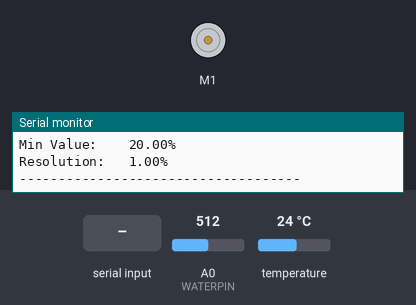
The sketch below on a simulated Arduino Uno, built with avr-gcc and run on an emulated ATmega328P. Shown: DC motor (green arrow = forward, orange = backward, longer = faster), the last lines printed to the serial monitor. Inputs (shaded band) come from the test bench; at power-on: A0 (WATERPIN) = 512, temperature 24 °C.

Above: at 1.6 s.
1.7 s: "m" received over Serial
At 1.85 s:
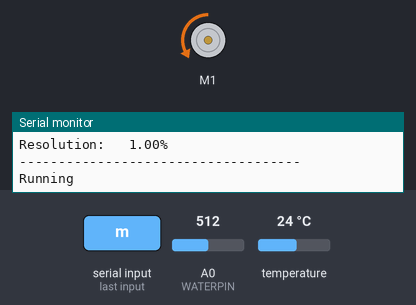
At 3.5 s:
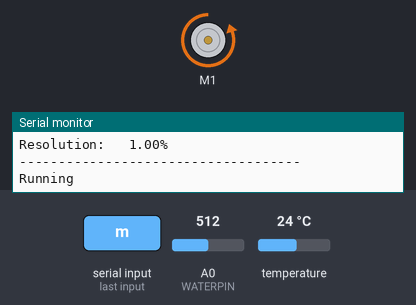
Timing chart, 0 to 9.2 s (numbered marks = the images above; inputs shaded):
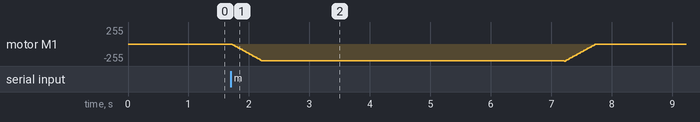

The sketch:

PlantBucket.ino
```cpp
// (licence header left out)
// Depends on the following Arduino libraries:
// - Adafruit Unified Sensor Library: https://github.com/adafruit/Adafruit_Sensor
// - DHT Sensor Library: https://github.com/adafruit/DHT-sensor-library

#include <Adafruit_Sensor.h>
#include <DHT.h>
#include <DHT_U.h>
#include <Wire.h>
#include <Adafruit_MotorShield.h>


#define DHTPIN            7         // Pin which is connected to the DHT sensor.
#define WATERPIN          A0

// Uncomment the type of sensor in use:
#define DHTTYPE           DHT11     // DHT 11
//#define DHTTYPE           DHT22     // DHT 22 (AM2302)
//#define DHTTYPE           DHT21     // DHT 21 (AM2301)

// See guide for details on sensor wiring and usage:
//   https://learn.adafruit.com/dht/overview

DHT_Unified dht(DHTPIN, DHTTYPE);
Adafruit_MotorShield AFMS = Adafruit_MotorShield();
Adafruit_DCMotor *myMotor = AFMS.getMotor(1);


int waterValue = 0;        // value read from the pot


uint32_t delayMS;

void setup() {
  Serial.begin(9600);
  // Initialize device.
  dht.begin();
  AFMS.begin();  // create with the default frequency 1.6KHz


  Serial.println("DHTxx Unified Sensor Example");
  // Print temperature sensor details.
  sensor_t sensor;
  dht.temperature().getSensor(&sensor);
  while (!Serial)
  {
    // do nothing
  } ;
  Serial.println("For code (or at least something like it), see https://github.com/robot-army/PlantBucket");
  Serial.println("------------------------------------");
  Serial.println("Temperature");
  Serial.print  ("Sensor:       "); Serial.println(sensor.name);
  Serial.print  ("Driver Ver:   "); Serial.println(sensor.version);
  Serial.print  ("Unique ID:    "); Serial.println(sensor.sensor_id);
  Serial.print  ("Max Value:    "); Serial.print(sensor.max_value); Serial.println(" *C");
  Serial.print  ("Min Value:    "); Serial.print(sensor.min_value); Serial.println(" *C");
  Serial.print  ("Resolution:   "); Serial.print(sensor.resolution); Serial.println(" *C");
  Serial.println("------------------------------------");
  // Print humidity sensor details.
  dht.humidity().getSensor(&sensor);
  Serial.println("------------------------------------");
  Serial.println("Humidity");
  Serial.print  ("Sensor:       "); Serial.println(sensor.name);
  Serial.print  ("Driver Ver:   "); Serial.println(sensor.version);
  Serial.print  ("Unique ID:    "); Serial.println(sensor.sensor_id);
  Serial.print  ("Max Value:    "); Serial.print(sensor.max_value); Serial.println("%");
  Serial.print  ("Min Value:    "); Serial.print(sensor.min_value); Serial.println("%");
  Serial.print  ("Resolution:   "); Serial.print(sensor.resolution); Serial.println("%");
  Serial.println("------------------------------------");
  // Set delay between sensor readings based on sensor details.
  delayMS = sensor.min_delay / 1000;
}

void loop() {

  uint8_t i;

  waterValue = analogRead(WATERPIN);
  // Get temperature event and print its value.
  sensors_event_t event;
  dht.temperature().getEvent(&event);

  while (Serial.available() > 0) {
    int inval = Serial.read();

    if (inval == 114) {
      Serial.print("{\"Moisture\": \"");
      Serial.print(waterValue);
      Serial.print("\",");

      if (isnan(event.temperature)) {
        Serial.print("0");
      }
      else {
      Serial.print("\"Temperature\": \"");
        Serial.print(event.temperature);
        Serial.print("\",");
      }
      // Get humidity event and print its value.
      dht.humidity().getEvent(&event);


      if (isnan(event.relative_humidity)) {
        Serial.println("0");
      }
      else {
      Serial.print("\"Humidity\": \"");
        Serial.print(event.relative_humidity);
        Serial.println("\"}");
      }
    }

    if(inval == 109) {

      Serial.println("Running");


       myMotor->run(BACKWARD);
  for (i=0; i<255; i++) {
    myMotor->setSpeed(i);
    delay(2);
  }
  delay(5000);
  for (i=255; i!=0; i--) {
    myMotor->setSpeed(i);
    delay(2);
  }

    }
  }


}
```
